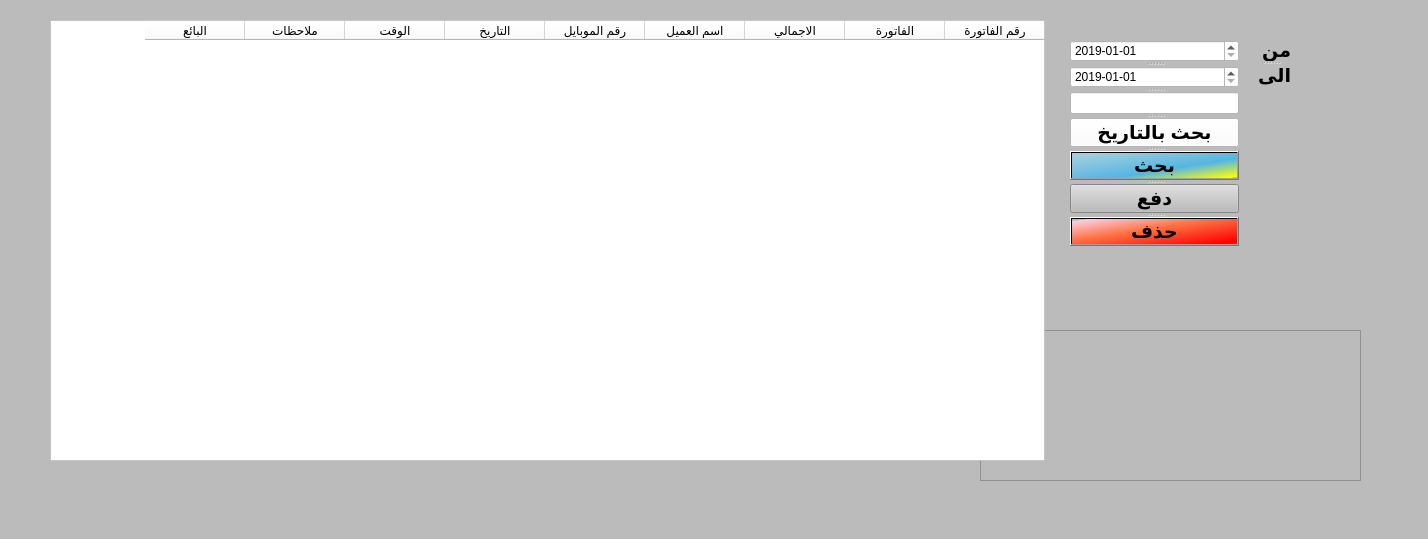
<?xml version="1.0" encoding="UTF-8"?>
<ui version="4.0">
 <class>MainWindow</class>
 <widget class="QMainWindow" name="MainWindow">
  <property name="geometry">
   <rect>
    <x>0</x>
    <y>0</y>
    <width>1428</width>
    <height>539</height>
   </rect>
  </property>
  <property name="windowTitle">
   <string>debt</string>
  </property>
  <property name="windowIcon">
   <iconset>
    <normaloff>C:/Users/m-k/.designer/backup/chicken-emblem_10272-25.jpg</normaloff>C:/Users/m-k/.designer/backup/chicken-emblem_10272-25.jpg</iconset>
  </property>
  <property name="styleSheet">
   <string notr="true">background-color: rgb(187, 187, 187);</string>
  </property>
  <widget class="QWidget" name="centralwidget">
   <widget class="QTableWidget" name="tableWidget">
    <property name="geometry">
     <rect>
      <x>50</x>
      <y>20</y>
      <width>995</width>
      <height>441</height>
     </rect>
    </property>
    <property name="layoutDirection">
     <enum>Qt::RightToLeft</enum>
    </property>
    <property name="styleSheet">
     <string notr="true">background-color: rgb(255, 255, 255);</string>
    </property>
    <property name="editTriggers">
     <set>QAbstractItemView::NoEditTriggers</set>
    </property>
    <property name="selectionMode">
     <enum>QAbstractItemView::SingleSelection</enum>
    </property>
    <property name="selectionBehavior">
     <enum>QAbstractItemView::SelectRows</enum>
    </property>
    <attribute name="horizontalHeaderStretchLastSection">
     <bool>false</bool>
    </attribute>
    <attribute name="verticalHeaderDefaultSectionSize">
     <number>170</number>
    </attribute>
    <column>
     <property name="text">
      <string>رقم الفاتورة</string>
     </property>
    </column>
    <column>
     <property name="text">
      <string>الفاتورة</string>
     </property>
    </column>
    <column>
     <property name="text">
      <string>الاجمالي</string>
     </property>
    </column>
    <column>
     <property name="text">
      <string>اسم العميل</string>
     </property>
    </column>
    <column>
     <property name="text">
      <string>رقم الموبايل</string>
     </property>
    </column>
    <column>
     <property name="text">
      <string>التاريخ</string>
     </property>
    </column>
    <column>
     <property name="text">
      <string>الوقت</string>
     </property>
    </column>
    <column>
     <property name="text">
      <string>ملاحظات</string>
     </property>
    </column>
    <column>
     <property name="text">
      <string>البائع</string>
     </property>
    </column>
   </widget>
   <widget class="QSplitter" name="splitter">
    <property name="geometry">
     <rect>
      <x>1070</x>
      <y>40</y>
      <width>169</width>
      <height>207</height>
     </rect>
    </property>
    <property name="orientation">
     <enum>Qt::Vertical</enum>
    </property>
    <widget class="QDateEdit" name="dateEdit">
     <property name="styleSheet">
      <string notr="true">background-color: rgb(255, 255, 255);</string>
     </property>
     <property name="dateTime">
      <datetime>
       <hour>0</hour>
       <minute>0</minute>
       <second>0</second>
       <year>2019</year>
       <month>1</month>
       <day>1</day>
      </datetime>
     </property>
     <property name="minimumDate">
      <date>
       <year>2019</year>
       <month>1</month>
       <day>1</day>
      </date>
     </property>
     <property name="displayFormat">
      <string>yyyy-MM-dd</string>
     </property>
    </widget>
    <widget class="QDateEdit" name="dateEdit_2">
     <property name="styleSheet">
      <string notr="true">background-color: rgb(255, 255, 255);</string>
     </property>
     <property name="dateTime">
      <datetime>
       <hour>0</hour>
       <minute>0</minute>
       <second>0</second>
       <year>2019</year>
       <month>1</month>
       <day>1</day>
      </datetime>
     </property>
     <property name="minimumDate">
      <date>
       <year>2019</year>
       <month>1</month>
       <day>1</day>
      </date>
     </property>
     <property name="displayFormat">
      <string>yyyy-MM-dd</string>
     </property>
    </widget>
    <widget class="QLineEdit" name="lineEdit">
     <property name="styleSheet">
      <string notr="true">background-color: rgb(255, 255, 255);</string>
     </property>
    </widget>
    <widget class="QPushButton" name="pushButton_7">
     <property name="font">
      <font>
       <pointsize>14</pointsize>
       <weight>75</weight>
       <bold>true</bold>
      </font>
     </property>
     <property name="styleSheet">
      <string notr="true">background-color: rgb(255, 255, 255);</string>
     </property>
     <property name="text">
      <string>بحث بالتاريخ</string>
     </property>
     <property name="icon">
      <iconset>
       <normaloff>C:/Users/m-k/.designer/backup/serchbydate.png</normaloff>C:/Users/m-k/.designer/backup/serchbydate.png</iconset>
     </property>
     <property name="iconSize">
      <size>
       <width>50</width>
       <height>50</height>
      </size>
     </property>
    </widget>
    <widget class="QPushButton" name="pushButton">
     <property name="font">
      <font>
       <pointsize>14</pointsize>
       <weight>75</weight>
       <bold>true</bold>
      </font>
     </property>
     <property name="styleSheet">
      <string notr="true">background-color: qlineargradient(spread:reflect, x1:0.046, y1:0.08, x2:1, y2:1, stop:0.00568182 rgba(163, 206, 224, 255), stop:0.590909 rgba(85, 182, 224, 255), stop:0.971591 rgba(255, 255, 0, 255), stop:0.977273 rgba(189, 189, 189, 255), stop:1 rgba(189, 189, 189, 255));</string>
     </property>
     <property name="text">
      <string>بحث</string>
     </property>
    </widget>
    <widget class="QPushButton" name="pushButton_2">
     <property name="font">
      <font>
       <pointsize>14</pointsize>
       <weight>75</weight>
       <bold>true</bold>
      </font>
     </property>
     <property name="styleSheet">
      <string notr="true">background-color: qconicalgradient(cx:0.284, cy:0.4375, angle:138.7, stop:0 rgba(35, 40, 3, 255), stop:0.16 rgba(136, 106, 22, 255), stop:0.225 rgba(166, 140, 41, 255), stop:0.285 rgba(204, 181, 74, 255), stop:0.345 rgba(235, 219, 102, 255), stop:0.415 rgba(245, 236, 112, 255), stop:0.52 rgba(209, 190, 76, 255), stop:0.57 rgba(187, 156, 51, 255), stop:0.635 rgba(168, 142, 42, 255), stop:0.695 rgba(202, 174, 68, 255), stop:0.75 rgba(218, 202, 86, 255), stop:0.815 rgba(208, 187, 73, 255), stop:0.88 rgba(187, 156, 51, 255), stop:0.935 rgba(137, 108, 26, 255), stop:1 rgba(35, 40, 3, 255));</string>
     </property>
     <property name="text">
      <string>دفع</string>
     </property>
    </widget>
    <widget class="QPushButton" name="pushButton_3">
     <property name="font">
      <font>
       <pointsize>14</pointsize>
       <weight>75</weight>
       <bold>true</bold>
      </font>
     </property>
     <property name="styleSheet">
      <string notr="true">background-color: qlineargradient(spread:reflect, x1:0.932, y1:0.938, x2:0.017, y2:0.035, stop:0 rgba(255, 0, 0, 255), stop:0.55 rgba(255, 114, 68, 255), stop:0.971591 rgba(255, 205, 222, 255), stop:0.977273 rgba(189, 189, 189, 255), stop:1 rgba(189, 189, 189, 255));</string>
     </property>
     <property name="text">
      <string>حذف</string>
     </property>
    </widget>
   </widget>
   <widget class="QSplitter" name="splitter_2">
    <property name="geometry">
     <rect>
      <x>1250</x>
      <y>40</y>
      <width>41</width>
      <height>46</height>
     </rect>
    </property>
    <property name="orientation">
     <enum>Qt::Vertical</enum>
    </property>
    <widget class="QLabel" name="label">
     <property name="font">
      <font>
       <pointsize>14</pointsize>
       <weight>75</weight>
       <bold>true</bold>
      </font>
     </property>
     <property name="text">
      <string>من</string>
     </property>
    </widget>
    <widget class="QLabel" name="label_2">
     <property name="font">
      <font>
       <pointsize>14</pointsize>
       <weight>75</weight>
       <bold>true</bold>
      </font>
     </property>
     <property name="text">
      <string>الى</string>
     </property>
    </widget>
   </widget>
   <widget class="QTextEdit" name="textEdit">
    <property name="geometry">
     <rect>
      <x>980</x>
      <y>330</y>
      <width>381</width>
      <height>151</height>
     </rect>
    </property>
    <property name="lineWidth">
     <number>0</number>
    </property>
   </widget>
   <zorder>textEdit</zorder>
   <zorder>tableWidget</zorder>
   <zorder>splitter</zorder>
   <zorder>splitter_2</zorder>
  </widget>
  <widget class="QMenuBar" name="menubar">
   <property name="geometry">
    <rect>
     <x>0</x>
     <y>0</y>
     <width>1428</width>
     <height>21</height>
    </rect>
   </property>
  </widget>
  <widget class="QStatusBar" name="statusbar"/>
 </widget>
 <resources/>
 <connections/>
</ui>
